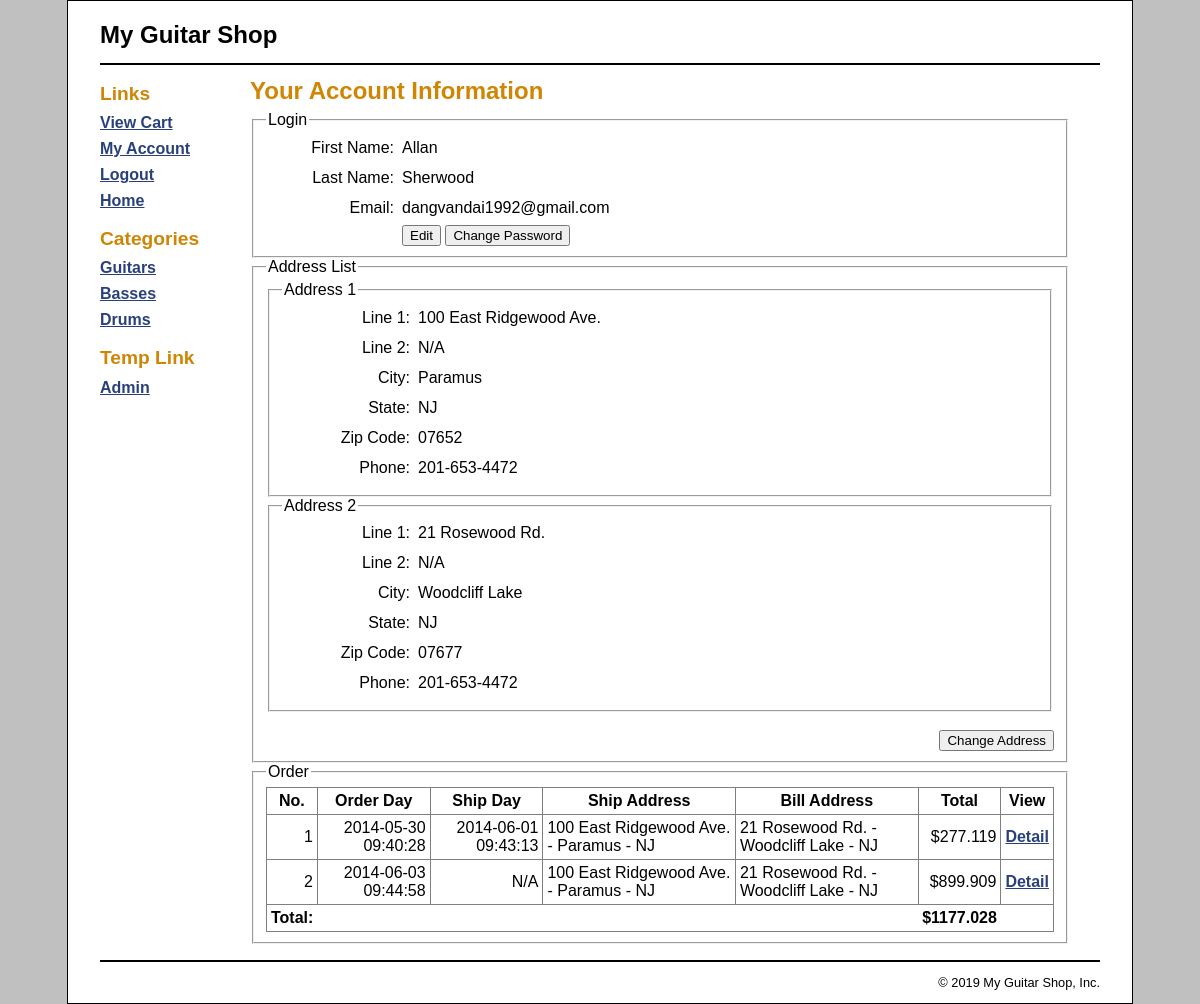
The app's page /?action=account (signed in) with its own data.
### tables this page shows
CREATE TABLE `categories` (
  `categoryID` int(11) NOT NULL AUTO_INCREMENT,
  `categoryName` varchar(255) NOT NULL,
  PRIMARY KEY (`categoryID`)
);

CREATE TABLE `addresses` (
  `addressID` int(11) NOT NULL AUTO_INCREMENT,
  `customerID` int(11) NOT NULL,
  `line1` varchar(60) NOT NULL,
  `line2` varchar(60) DEFAULT NULL,
  `city` varchar(40) NOT NULL,
  `state` varchar(2) NOT NULL,
  `zipCode` varchar(10) NOT NULL,
  `phone` varchar(12) NOT NULL,
  `disabled` tinyint(1) NOT NULL DEFAULT '0',
  PRIMARY KEY (`addressID`),
  KEY `customerID` (`customerID`)
);

CREATE TABLE `orders` (
  `orderID` int(11) NOT NULL AUTO_INCREMENT,
  `customerID` int(11) NOT NULL,
  `orderDate` datetime NOT NULL,
  `shipAmount` decimal(10,2) NOT NULL,
  `taxAmount` decimal(10,2) NOT NULL,
  `shipDate` datetime DEFAULT NULL,
  `shipAddressID` int(11) NOT NULL,
  `cardType` int(11) NOT NULL,
  `cardNumber` char(16) NOT NULL,
  `cardExpires` char(7) NOT NULL,
  `billingAddressID` int(11) NOT NULL,
  PRIMARY KEY (`orderID`),
  KEY `customerID` (`customerID`)
);

### controller/auth.php (called while the page is built, shortened)
<?php
class Auth
{
    public function account_display() {
        $customerID = $_SESSION['customer']['customerID'];
        $addresses = CustomerDB::get_address($customerID);
        $orders = CustomerDB::get_order($customerID);
        foreach ($orders as $order) {
            foreach ($addresses as $address) {
                if($address['addressID'] == $order['shipAddressID']) {
                    $shipAddress = $address['line1'] . ' - ' . $address['city'] . ' - ' . $address['state'];
                }
                if($address['addressID'] == $order['billingAddressID']) {
                    $billingAddress =  $address['line1'] . ' - ' . $address['city'] . ' - ' . $address['state'];
                }
            }
            $addr[$order['orderID']] = array('shipAddress'=>$shipAddress, 'billingAddress'=>$billingAddress);
            $amount_order = 0;
            $items = CustomerDB::get_order_item($order['orderID']);
            foreach ($items as $item) {
                $amount_order = $amount_order + $item['itemPrice'] - ($item['itemPrice'] * $item['discountAmount'] / 100);
            }
            $total = $amount_order + $order['shipAmount'] + $order['taxAmount'];
            $totals[$order['orderID']] = $total;
        }
        include ('view/user.php');
    }
}

### model/category_db.php (called while the page is built, shortened)
<?php
class CategoryDB
{
    public static function get_categories()
    {
        try {
            $db = \Database::getDB();
            $query = 'SELECT *,
                (SELECT COUNT(*)
                 FROM products
                 WHERE Products.categoryID = Categories.categoryID)
                 AS productCount
              FROM categories
              ORDER BY categoryID';
            $statement = $db->prepare($query);
            $statement->execute();
            $result = $statement->fetchAll(\PDO::FETCH_ASSOC);
            return $result;
        } catch (\PDOException $e) {
            $error_message = $e->getMessage();
            display_db_error($error_message);
        }
    }
}

### util/common.php (called while the page is built, shortened)
<?php
function get_categories()
{
    $category = new \Model\CategoryDb();
    return $category->get_categories();
}

### model/customer_db.php (called while the page is built, shortened)
<?php
class CustomerDB
{
    public static function get_address($customerID) {
        $db = \Database::getDB();
        $query = <<<SQL
        SELECT *
        FROM addresses
        WHERE customerID = :customerID
SQL;
        try {
            $statement = $db->prepare($query);
            $statement->bindValue(':customerID', $customerID);
            $statement->execute();
            $addresses = $statement->fetchAll(\PDO::FETCH_ASSOC);
            return $addresses;
        } catch (\PDOException $e) {
            $error_message = $e->getMessage();
            display_db_error($error_message);
        }
    }
    public static function get_order($customerID) {
        $db = \Database::getDB();
        $query = <<<SQL
        SELECT *
        FROM orders
        WHERE customerID = :customerID
SQL;
        try {
            $statement = $db->prepare($query);
            $statement->bindValue(':customerID', $customerID);
            $statement->execute();
            $orders = $statement->fetchAll(\PDO::FETCH_ASSOC);
            return $orders;
        } catch (\PDOException $e) {
            $error_message = $e->getMessage();
            display_db_error($error_message);
        }
    }
    public static function get_order_item($orderID) {
        $db = \Database::getDB();
        $query = <<<SQL
        SELECT *
        FROM orderitems
        WHERE orderID = :orderID
SQL;
        try {
            $statement = $db->prepare($query);
            $statement->bindValue(':orderID', $orderID);
            $statement->execute();
            $orders = $statement->fetchAll(\PDO::FETCH_ASSOC);
            return $orders;
        } catch (\PDOException $e) {
            $error_message = $e->getMessage();
            display_db_error($error_message);
        }
    }
}

### view/user.php (the view, shortened to what this page needs)
<?php include 'view/layouts/header.php'; ?>
<?php include 'view/layouts/sidebar.php'; ?>
<main>
    <h1>Your Account Information</h1>
    <form action="" method="post">
        <fieldset>
            <legend>Login</legend>
            <label>First Name: </label>
            <label class="account_info"><?php echo $_SESSION['customer']['firstName'] ?></label><br>
            <label>Last Name: </label>
            <label class="account_info"><?php echo $_SESSION['customer']['lastName'] ?></label><br>
            <label>Email: </label>
            <label class="account_info"><?php echo $_SESSION['customer']['emailAddress'] ?></label><br>
            <label></label>
            <input type="submit" name="customer" value="Edit">
            <input type="submit" name="customer" value="Change Password"><br>
        </fieldset>
        <fieldset>
            <legend>Address List</legend>
            <?php $i=0; ?>
            <?php foreach ($addresses as $address) : ?>
                <?php $i++; ?>
            <fieldset>
                <legend>Address <?php echo $i; ?></legend>
                <label>Line 1:</label>
                <label class="account_info"><?php echo htmlentities($address['line1']); ?></label><br>
                <label>Line 2:</label>
                <label class="account_info">
                    <?php
                        if(!empty($address['line2'])) {
                            echo htmlentities($address['line2']);
                        }else {
                            echo 'N/A';
                        }
                    ?>
                </label><br>
                <label>City:</label>
                <label class="account_info"><?php echo htmlentities($address['city']); ?></label><br>
                <label>State:</label>
                <label class="account_info"><?php echo htmlentities($address['state']); ?></label><br>
                <label>Zip Code:</label>
                <label class="account_info"><?php echo htmlentities($address['zipCode']); ?></label><br>
                <label>Phone:</label>
                <label class="account_info"><?php echo htmlentities($address['phone']); ?></label><br>
            </fieldset>
            <?php endforeach; ?>
            <br>
            <input type="submit" name="customer" value="Change Address" style="float: right"><br>
        </fieldset>
        <fieldset>
            <legend>Order</legend>
            <table border="1" width="100%">
                <thead>
                    <tr>
                        <th>No.</th>
                        <th>Order Day</th>
                        <th>Ship Day</th>
                        <th>Ship Address</th>
                        <th>Bill Address</th>
                        <th>Total</th>
                        <th>View</th>
                    </tr>
                </thead>
                <?php if (empty($orders)) :?>
                <tbody>
                    <tr><td colspan="7">No Order</td></tr>
                <?php else :?>
                    <?php $i=0; ?>
                    <?php foreach ($orders as $order) : ?>
                        <?php $i++; ?>
                        <tr>
                            <td class="right"><?php echo $i; ?></td>
                            <td class="right"><?php echo $order['orderDate']; ?></td>
                            <td class="right">
                                <?php
                                if(!empty($order['shipDate'])) {
                                    echo $order['shipDate'];
                                }else {
                                    echo 'N/A';
                                }
                                ?>
                            </td>
                            <td><?php echo $addr[$order['orderID']]['shipAddress']; ?></td>
                            <td><?php echo $addr[$order['orderID']]['billingAddress']; ?></td>
                            <td class="right">$<?php echo $totals[$order['orderID']]; ?></td>
                            <td><a href="?action=order_detail">Detail</a></td>
                        </tr>
                    <?php endforeach; ?>
                <tfoot>
                    <tr>
                        <td><b>Total:</b></td>
                        <td colspan="4"></td>
                        <td class="right"><b>$<?php echo array_sum($totals); ?></b></td>
                        <td></td>
                    </tr>
                </tfoot>
                <?php endif ?>
            </table>
        </fieldset>
    </form>
</main>
<?php include 'view/layouts/footer.php'; ?>

### view/layouts/sidebar.php
<aside>
    <h2>Links</h2>
    <ul>
        <li>
            <a href="/?action=cart">View Cart</a>
        </li>
        <?php if(isset($_SESSION['customer'])): ?>
            <li><a href="/?action=account">My Account</a></li>
            <li><a href="/?action=logout">Logout</a>
        <?php else: ?>
            <li><a href="/?action=login">Login</a></li>
            <li><a href="/?action=register">Register</a></li>
        <?php endif; ?>
        <li>
            <a href="/">Home</a>
        </li>
    </ul>
    <h2>Categories</h2>
    <ul>
        <?php $categories = get_categories(); ?>
        <?php foreach ($categories as $category): ?>
        <li>
            <a href="/?category_id=<?php echo $category['categoryID'] ?>">
                <?php echo htmlentities($category['categoryName'])?>
            </a>
        </li>
        <?php endforeach; ?>
    </ul>
    <h2>Temp Link</h2>
    <ul>
        <li>
            <a href="/admin">Admin</a>
        </li>
    </ul>
</aside>

### public/main.css (style rules this page uses)
html { background-color: rgb(192, 192, 192); }
body { font-family: Arial, Helvetica, sans-serif; width: 1000px; margin: 0 auto; padding: 0 2em; background-color: white; border: 1px solid black; }
main { margin-bottom: 1em; float: left; width: 820px; display: inline-block; }
aside { float: left; width: 150px; height: 400px; margin: .5em 0; }
h1 { font-size: 150%; margin: .5em 0 .25em; }
h2 { font-size: 120%; margin: .5em 0; }
h1, h2 { color: rgb(208, 133, 4); }
ul { list-style-type: none; margin: 0; padding-left: 0; }
li { padding-bottom: .5em; }
a { color: rgb(41, 64, 124); font-weight: bold; }
label { width: 8em; padding-right: .5em; padding-top: .25em; padding-bottom: .5em; text-align: right; float: left; }
label.account_info { width: 25em; text-align: left; }
table, td, th { border: 1px solid gray; }
tfoot td { border: none; }
table { border-collapse: collapse; }
td, th { margin: 0; padding: .25em; }
.right { text-align: right; }

### records on screen
categories: categoryName "Guitars"
categories: categoryName "Basses"
categories: categoryName "Drums"
addresses: line1 "100 East Ridgewood Ave.", line2 "N/A", city "Paramus", state "NJ", zipCode "07652", phone "201-653-4472"
addresses: line1 "21 Rosewood Rd.", line2 "N/A", city "Woodcliff Lake", state "NJ", zipCode "07677", phone "201-653-4472"
orders: orderDate "2014-05-30 09:40:28", shipDate "2014-06-01 09:43:13", orderID "100 East Ridgewood Ave. - Paramus - NJ", orderID "21 Rosewood Rd. - Woodcliff Lake - NJ", orderID "277.119"
orders: orderDate "2014-06-03 09:44:58", shows "N/A", orderID "100 East Ridgewood Ave. - Paramus - NJ", orderID "21 Rosewood Rd. - Woodcliff Lake - NJ", orderID "899.909"

### other values on screen
$_SESSION['customer']['firstName'] "Allan"
$_SESSION['customer']['lastName'] "Sherwood"
$_SESSION['customer']['emailAddress'] "dangvandai1992@gmail.com"
array_sum($totals) "1177.028"
